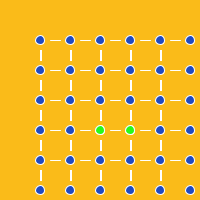
Frame 1 (no input)
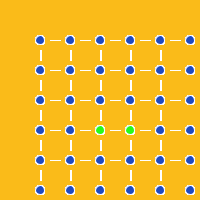
Frame 60 (the mouse pressed at the canvas centre just before this capture)
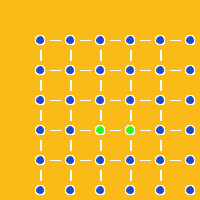
Frame 120 (the mouse held since frame 60 and released just before this capture)

The Processing sketch that drew these frames (run headless with seeded random() and noise(); from frame 60 on, the mouse is pressed at the canvas centre):

// Processing sketch: processing_97754
// ── processing_97754.pde

//Rafael - Exercicio de Reforço 6
void setup () {
  size(200, 200);
  background(250,187,25);
}
void draw () {
  stroke (255);
  fill (31,74,193);
    for (int x=40; x<191; x=x+30) {
    for (int y=40; y<200; y=y+30)
      ellipse (x, y, 9, 9); 
    
   for (int z=30; z<160; z+= 30) {
      for (int j= 50; j<175; j=j+30)
        rect (z+10, j, 1, 10);
      line (x+20, z+10, x+10, z+10);
    }
  }
  noStroke ();
  fill (250,187,25);
  stroke (255);
  fill (39,250,25);
  ellipse (100, 130, 9, 9);
  ellipse (130, 130, 9, 9);
}
